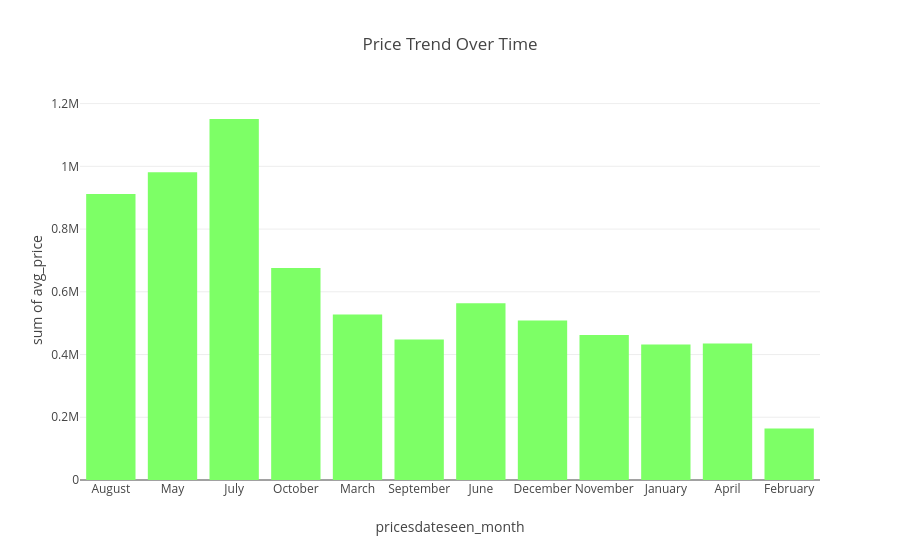

The notebook cell this image was saved under:
### Code cell
px.histogram(df,x='pricesdateseen_month',y='avg_price',title='Price Trend Over Time',category_orders={'pricesdateseen_month': df['pricesdateseen_month'].value_counts().index},color_discrete_sequence=["#7DFF66"])

### Figure 1 — Plotly figure (JSON) as saved in the notebook; plotly's stock layout.template omitted (floating-point values rounded to 4 significant figures; data arrays with more than 128 entries replaced by an {"elided": "..."} marker saying what was removed)
{"data": [{"bingroup": "x", "histfunc": "sum", "hovertemplate": "pricesdateseen_month=%{x}<br>sum of avg_price=%{y}<extra></extra>", "legendgroup": "", "marker": {"color": "#7DFF66", "pattern": {"shape": ""}}, "name": "", "orientation": "v", "showlegend": false, "type": "histogram", "x": {"elided": "14574 str values"}, "xaxis": "x", "y": {"elided": "14574 float values"}, "yaxis": "y"}], "layout": {"barmode": "relative", "legend": {"tracegroupgap": 0}, "title": {"text": "Price Trend Over Time"}, "xaxis": {"anchor": "y", "categoryarray": ["August", "May", "July", "October", "March", "September", "June", "December", "November", "January", "April", "February"], "categoryorder": "array", "domain": [0, 1], "title": {"text": "pricesdateseen_month"}}, "yaxis": {"anchor": "x", "domain": [0, 1], "title": {"text": "sum of avg_price"}}}}
